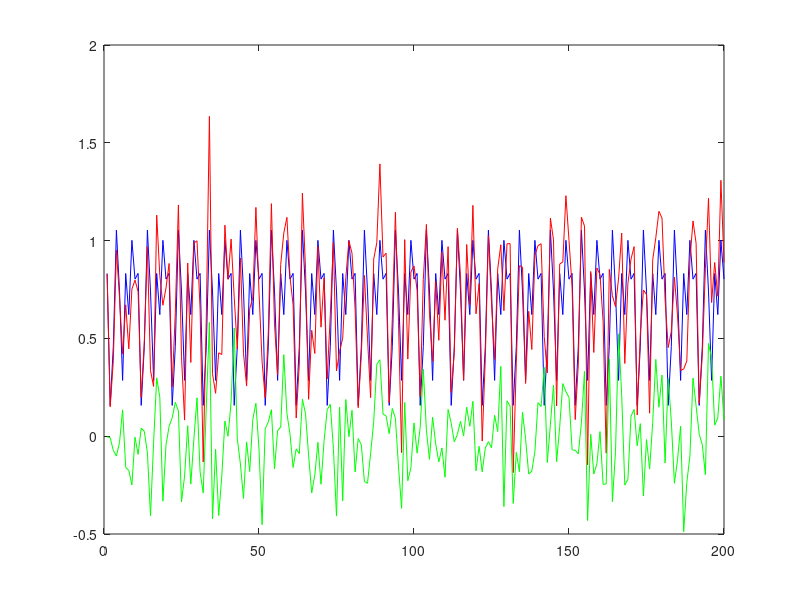
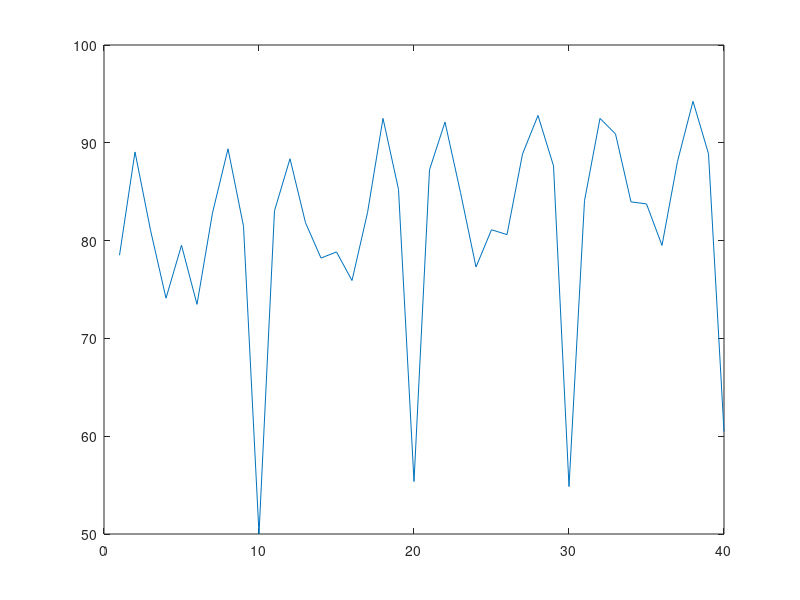

Reproduce these figures in MATLAB, in order.
clc
clear
close all

fundametal = rand(10,1);
overtone = 0.3*rand(5,1);
px = fundametal + [overtone; overtone];

x = repmat(px,[20,1]);

n = 0.2*randn(size(x));
xn = n+x;

for t = 1:40
    shift_x = zeros(size(xn));
    shift_x(t+1:end) = xn(1:end-t);
    
    amdf(t) = sum(abs(xn - shift_x));
end

plot(x,'b'), hold;
plot(xn,'r');
plot(n,'g');

figure(2);
plot(amdf)

20*log(psnr(xn,x))


